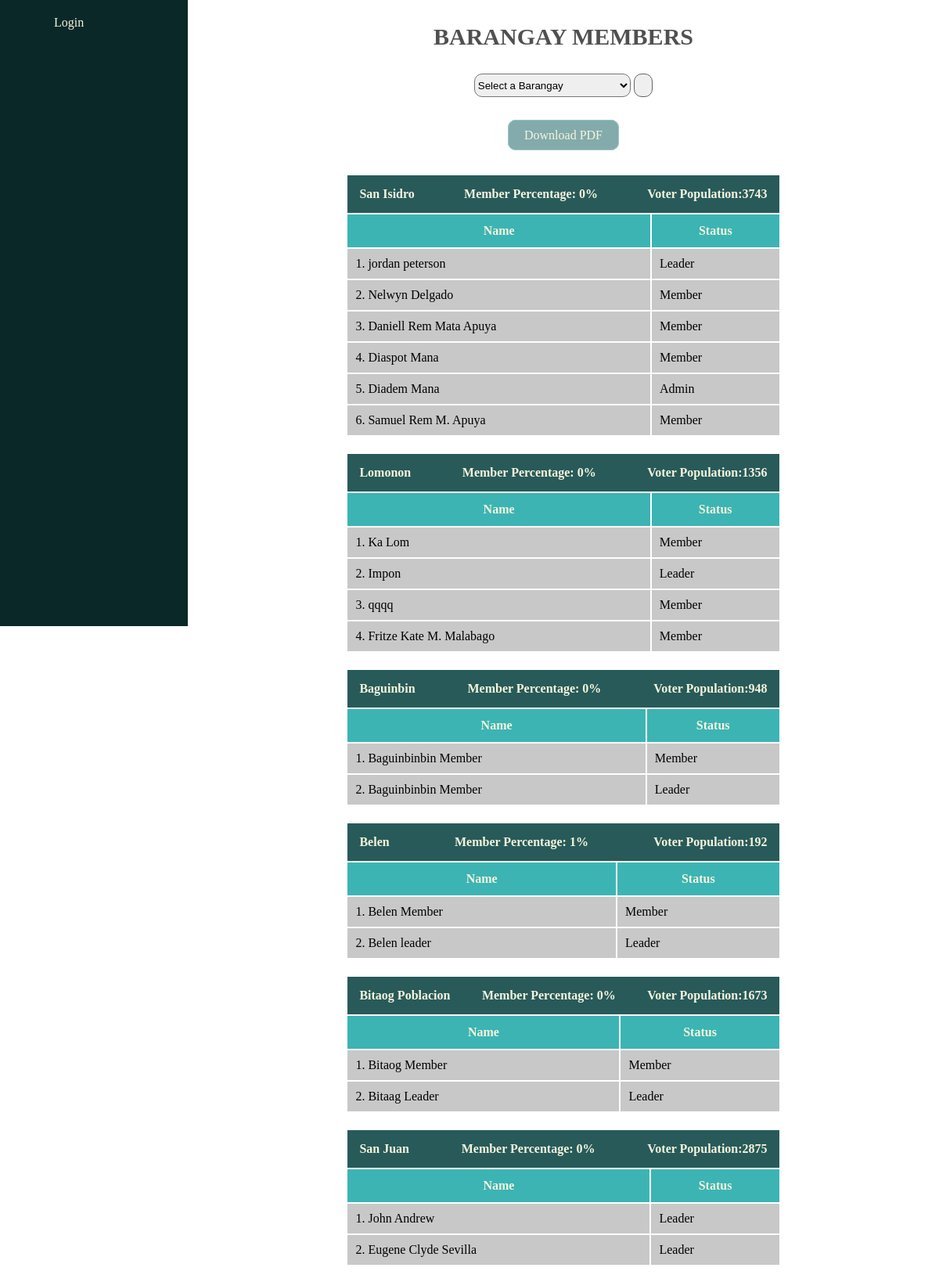
/report/brgy/members/, run on the app's committed database.
### management/models.py (models this page shows, shortened)
class Barangay(models.Model):
    brgy_name = models.CharField(max_length=255)
    brgy_voter_population = models.IntegerField(blank=True, null=True)
    lat = models.FloatField(blank=True, null=True)
    long = models.FloatField(blank=True, null=True)
    def __str__(self):
        return self.brgy_name
    class Meta:
        ordering = ['brgy_name']

class Individual(models.Model):
    user = models.ForeignKey(User, related_name='user_individual', on_delete=models.CASCADE)
    name = models.CharField(max_length=255)
    gender = models.ForeignKey(Gender, related_name='individual_gender', on_delete=models.PROTECT)
    age = models.IntegerField()
    brgy = models.ForeignKey(Barangay, related_name='individual_brgy', on_delete=models.PROTECT)
    sitio = models.ForeignKey(Sitio, related_name='individual_sitio', on_delete=models.PROTECT, null=True, blank=True)
    date_registered = models.DateTimeField(auto_now_add=True)
    group = models.CharField(max_length=255)
    image = models.ImageField(null=True, blank=True, upload_to="images/")

### management/views.py (the view)
# urls.py: path('report/brgy/members/', views.members_per_brgy_report, name='per-brgy-members'),
def members_per_brgy_report(request):
    member_per_brgy_list = {}
    member_filtered_per_brgy_list = {}
    brgys = Barangay.objects.all()
    member_list = []
    members = Individual.objects.all()
    selected_brgy = request.GET.get('selected-brgy')
    if selected_brgy:  # Check if a date is selected
        members_filter = Individual.objects.filter(brgy=selected_brgy)
        the_brgy = Barangay.objects.get(id=selected_brgy)
        for member in members_filter:
            member_brgy = member.brgy
            if member_brgy not in member_filtered_per_brgy_list:
                member_filtered_per_brgy_list[member_brgy] = [(
                    member,
                    round((1 / member.brgy.brgy_voter_population) * 100),
                    member.brgy.brgy_voter_population,
                )]
            else:
                member_filtered_per_brgy_list[member_brgy].append((
                    member,
                    round((1 / member.brgy.brgy_voter_population) * 100),
                    member.brgy.brgy_voter_population,
                ))
    else:
        the_brgy = None
    for member in members:
        member_brgy = member.brgy
        if member_brgy not in member_per_brgy_list:
            member_per_brgy_list[member_brgy] = [(
                member,
                round((1 / member.brgy.brgy_voter_population) * 100),
                member.brgy.brgy_voter_population,
            )]
        else:
            member_per_brgy_list[member_brgy].append((
                member,
                round((1 / member.brgy.brgy_voter_population) * 100),
                member.brgy.brgy_voter_population,
            ))
    return render(request, 'member_per_brgy_report.html', {
        'member_per_brgy_list': member_per_brgy_list,
        'brgys': brgys,
        'selected_brgy': selected_brgy,
        'the_brgy': the_brgy,
        'member_filtered_per_brgy_list': member_filtered_per_brgy_list,
        'member_list': member_list,
    })

### management/templates/member_per_brgy_report.html (shortened to what this page needs)
{% extends 'base.html' %}
{% load static %}
{% block content %}
<section class="member-per-brgy-report-utmost-container-section">
    <div class="member-per-brgy-report-title-header-div">
        Barangay Members
    </div>
    <div class="member-per-brgy-filter-form-container-div">
        <form class="member-per-brgy-filter-brgy" method="get" action="{% url 'per-brgy-members' %}">
            <div class="member-per-brgy-filter-brgy-container-div">
                <select name="selected-brgy" id="member-per-brgy-brgy-dropdown">
                    <option value="">Select a Barangay</option>
                </select>
            </div>
            <div class="member-per-brgy-filter-brgy-container-div">
                <button class="member-per-brgy-filter-btn" type="submit"><i class="fa fa-filter"></i></button>
            </div>
        </form>
    </div>
    <div class="member-per-brgy-table-container-div">
        {% if selected_brgy %}
            <div class="member-per-brgy-download-pdf-download-container">
                <a class="member-per-brgy-download-pdf"
                   href="{% url 'per-filtered-brgy-members-pdf' %}?selected-brgy={{ selected_brgy }}">
                    Download PDF
                </a>
            </div>
            {% for brgy, members in member_filtered_per_brgy_list.items %}
                <table class="member-per-brgy-table">
                    <tr class="member-per-brgy-table-row">
                        <th class="member-per-brgy-table-head" colspan="2">
                            <span style="float: left;">
                                {{ brgy }}
                            </span>
                            <span>
                                Member Percentage: {{ members.1.1 }}%
                            </span>
                            <span style="float: right;">
                                Voter Population:{{ members.1.2 }}
                            </span>
                        </th>
                    </tr>
                    <tr class="member-per-brgy-table-row">
                        <th class="member-per-table-head">Name</th>
                        <th class="member-per-table-head">Status</th>
                    </tr>
                    {% for member in members %}
                        <tr class="member-per-brgy-table-row">
                            <td class="member-per-table-data">{{ forloop.counter }}. {{ member.0.name }}</td>
                            <td class="member-per-table-data">{{ member.0.group }}</td>
                        </tr>
                    {% endfor %}
                </table>
            {% empty %}
                <div class="member-per-table-">
                    No Data for Barangay {{ the_brgy }}
                </div>
            {% endfor %}
        {% else %}
            <div class="member-per-brgy-download-pdf-download-container">
                <a class="member-per-brgy-download-pdf"
                   href="{% url 'per-brgy-members-pdf' %}">
                    Download PDF
                </a>
            </div>
            {% for brgy, members in member_per_brgy_list.items %}
                <table class="member-per-brgy-table">
                    <tr class="member-per-brgy-table-row">
                        <th class="member-per-brgy-table-head" colspan="2">
                            <span style="float: left;">
                                {{ brgy }}
                            </span>
                            <span>
                                Member Percentage: {{ members.1.1 }}%
                            </span>
                            <span style="float: right;">
                                Voter Population:{{ members.1.2 }}
                            </span>
                        </th>
                    </tr>
                    <tr class="member-per-brgy-table-row">
                        <th class="member-per-table-head">Name</th>
                        <th class="member-per-table-head">Status</th>
                    </tr>
                    {% for member in members %}
                        <tr class="member-per-brgy-table-row">
                            <td class="member-per-table-data">{{ forloop.counter }}. {{ member.0.name }}</td>
                            <td class="member-per-table-data">{{ member.0.group }}</td>
                        </tr>
                    {% endfor %}
                </table>
            {% endfor %}
        {% endif %}
    </div>
</section>
{% endblock %}

### management/static/styles.css (style rules this page uses)
html { scroll-behavior:smooth; }
body { margin: 0px; }

### management/static/members-per-brgy-report.css (style rules this page uses)
.member-per-brgy-report-utmost-container-section { font-family: 'Montserrat'; }
.member-per-brgy-report-title-header-div { text-align: center; font-size: 30px; text-transform: uppercase; font-weight: 800; color: rgb(80, 80, 80); margin: 30px; }
.member-per-brgy-table-container-div { margin: auto; width: 62%; }
.member-per-brgy-table { margin: 20px; }
.member-per-brgy-table-head { width:800px; background-color: rgb(40, 90, 90); color: beige; padding: 15px; }
.member-per-table-head { background-color: rgb(60, 180, 180); padding:10px; color: beige; padding: 12px; }
.member-per-table-data { background-color: rgb(200, 200, 200); padding: 10px; }
.member-per-brgy-filter-form-container-div { text-align: center; }
.member-per-brgy-filter-brgy-container-div { display: inline-block; }
.member-per-brgy-download-pdf-download-container { text-align: center; margin: 40px; }
#member-per-brgy-brgy-dropdown { width: 200px; height: 30px; border-radius: 10px; }
.member-per-brgy-download-pdf { background-color: rgba(100, 150, 150, 0.8); font-family: 'Montserrat'; color: beige; text-decoration: none; padding-top:10px; padding-bottom: 10px; padding-right: 20px; padding-left: 20px; border-radius: 10px; border: solid 1px rgb(150, 200, 200); }
.member-per-brgy-filter-btn { height: 30px; border-radius: 10px; border: 1px solid rgb(100, 100, 100); cursor: pointer; }

### data on the page
Barangay: brgy_name "San Isidro", members "0", brgy_voter_population "3743"
Individual: name "jordan peterson", group "Leader"
Individual: name "Nelwyn Delgado", group "Member"
Individual: name "Daniell Rem Mata Apuya", group "Member"
Individual: name "Diaspot Mana", group "Member"
Individual: name "Diadem Mana", group "Admin"
Individual: name "Samuel Rem M. Apuya", group "Member"
Barangay: brgy_name "Lomonon", members "0", brgy_voter_population "1356"
Individual: name "Ka Lom", group "Member"
Individual: name "Impon", group "Leader"
Individual: name "qqqq", group "Member"
Individual: name "Fritze Kate M. Malabago", group "Member"
Barangay: brgy_name "Baguinbin", members "0", brgy_voter_population "948"
Individual: name "Baguinbinbin Member", group "Member"
Individual: name "Baguinbinbin Member", group "Leader"
Barangay: brgy_name "Belen", members "1", brgy_voter_population "192"
Individual: name "Belen Member", group "Member"
Individual: name "Belen leader", group "Leader"
Barangay: brgy_name "Bitaog Poblacion", members "0", brgy_voter_population "1673"
Individual: name "Bitaog Member", group "Member"
Individual: name "Bitaag Leader", group "Leader"
Barangay: brgy_name "San Juan", members "0", brgy_voter_population "2875"
Individual: name "John Andrew", group "Leader"
Individual: name "Eugene Clyde Sevilla", group "Leader"
